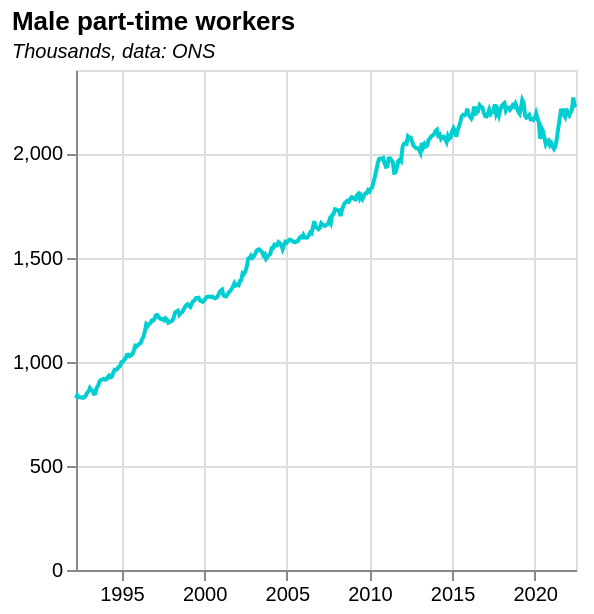

Describe this chart as a Vega-Lite specification.
### Vega-Lite specification from a JSON file in a GitHub repository (floating-point values rounded to 4 significant figures; data arrays with more than 128 entries replaced by an {"elided": "..."} marker saying what was removed)
{"$schema": "https://vega.github.io/schema/vega-lite/v5.json", "data": {"values": {"elided": "364 records"}, "format": {"parse": {"date": "date"}}}, "title": {"text": "Male part-time workers", "subtitle": "Thousands, data: ONS", "subtitleFontStyle": "italic", "subtitleFontSize": 10, "anchor": "start", "color": "black"}, "width": 250, "height": 250, "mark": {"type": "line", "color": "darkturquoise", "strokeWidth": 2, "opacity": 1}, "encoding": {"x": {"field": "date", "type": "temporal", "title": null}, "y": {"field": "value", "type": "quantitative", "scale": {"domain": [0, 2400]}, "title": null}, "tooltip": [{"field": "date", "type": "temporal", "title": "Date"}, {"field": "value", "type": "quantitative", "title": "Male part-time workers", "format": ".0f"}]}}
